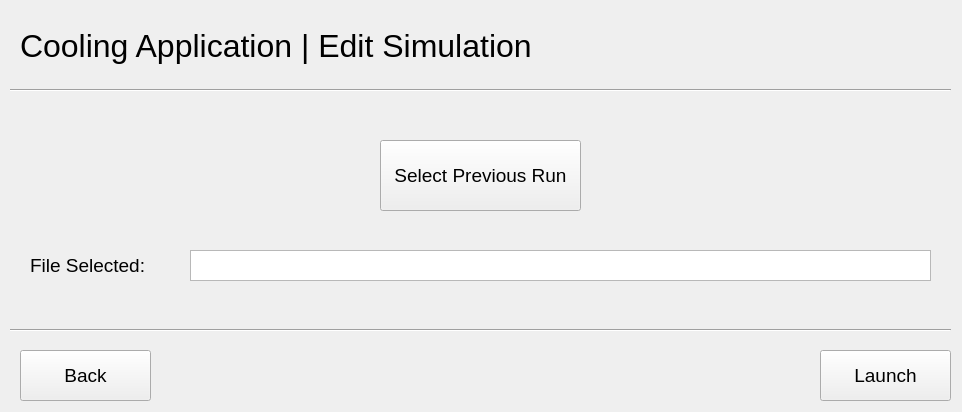
<?xml version="1.0" encoding="UTF-8"?>
<ui version="4.0">
 <class>Dialog</class>
 <widget class="QDialog" name="Dialog">
  <property name="geometry">
   <rect>
    <x>0</x>
    <y>0</y>
    <width>962</width>
    <height>412</height>
   </rect>
  </property>
  <property name="windowTitle">
   <string>Dialog</string>
  </property>
  <property name="autoFillBackground">
   <bool>false</bool>
  </property>
  <widget class="QStackedWidget" name="stackedWidget">
   <property name="geometry">
    <rect>
     <x>0</x>
     <y>0</y>
     <width>961</width>
     <height>411</height>
    </rect>
   </property>
   <property name="currentIndex">
    <number>3</number>
   </property>
   <widget class="QWidget" name="langing">
    <widget class="Line" name="line">
     <property name="geometry">
      <rect>
       <x>10</x>
       <y>80</y>
       <width>941</width>
       <height>21</height>
      </rect>
     </property>
     <property name="orientation">
      <enum>Qt::Horizontal</enum>
     </property>
    </widget>
    <widget class="QLabel" name="title_1">
     <property name="geometry">
      <rect>
       <x>20</x>
       <y>20</y>
       <width>921</width>
       <height>51</height>
      </rect>
     </property>
     <property name="font">
      <font>
       <pointsize>24</pointsize>
      </font>
     </property>
     <property name="text">
      <string>Cooling Application</string>
     </property>
    </widget>
    <widget class="QPushButton" name="NavEdit">
     <property name="geometry">
      <rect>
       <x>660</x>
       <y>200</y>
       <width>241</width>
       <height>101</height>
      </rect>
     </property>
     <property name="font">
      <font>
       <pointsize>14</pointsize>
      </font>
     </property>
     <property name="text">
      <string>Edit Previous Run</string>
     </property>
    </widget>
    <widget class="QPushButton" name="NavCopy">
     <property name="geometry">
      <rect>
       <x>360</x>
       <y>200</y>
       <width>241</width>
       <height>101</height>
      </rect>
     </property>
     <property name="font">
      <font>
       <pointsize>14</pointsize>
      </font>
     </property>
     <property name="text">
      <string>New Run From Copy</string>
     </property>
    </widget>
    <widget class="QPushButton" name="NavNew">
     <property name="geometry">
      <rect>
       <x>60</x>
       <y>200</y>
       <width>241</width>
       <height>101</height>
      </rect>
     </property>
     <property name="font">
      <font>
       <pointsize>14</pointsize>
      </font>
     </property>
     <property name="text">
      <string>Create New Run</string>
     </property>
    </widget>
   </widget>
   <widget class="QWidget" name="New_Sim">
    <widget class="QLabel" name="label_4">
     <property name="geometry">
      <rect>
       <x>30</x>
       <y>190</y>
       <width>151</width>
       <height>31</height>
      </rect>
     </property>
     <property name="font">
      <font>
       <pointsize>14</pointsize>
      </font>
     </property>
     <property name="text">
      <string>Enter File name:</string>
     </property>
    </widget>
    <widget class="QTextEdit" name="textEdit_New">
     <property name="enabled">
      <bool>true</bool>
     </property>
     <property name="geometry">
      <rect>
       <x>190</x>
       <y>190</y>
       <width>741</width>
       <height>31</height>
      </rect>
     </property>
     <property name="readOnly">
      <bool>false</bool>
     </property>
     <property name="placeholderText">
      <string/>
     </property>
    </widget>
    <widget class="QPushButton" name="LaunchNew">
     <property name="geometry">
      <rect>
       <x>820</x>
       <y>350</y>
       <width>131</width>
       <height>51</height>
      </rect>
     </property>
     <property name="font">
      <font>
       <pointsize>14</pointsize>
      </font>
     </property>
     <property name="text">
      <string>Launch</string>
     </property>
    </widget>
    <widget class="Line" name="line_2">
     <property name="geometry">
      <rect>
       <x>10</x>
       <y>80</y>
       <width>941</width>
       <height>21</height>
      </rect>
     </property>
     <property name="orientation">
      <enum>Qt::Horizontal</enum>
     </property>
    </widget>
    <widget class="QLabel" name="title_2">
     <property name="geometry">
      <rect>
       <x>20</x>
       <y>20</y>
       <width>921</width>
       <height>51</height>
      </rect>
     </property>
     <property name="font">
      <font>
       <pointsize>24</pointsize>
      </font>
     </property>
     <property name="text">
      <string>Cooling Application | New Simulation</string>
     </property>
    </widget>
    <widget class="Line" name="line_3">
     <property name="geometry">
      <rect>
       <x>10</x>
       <y>320</y>
       <width>941</width>
       <height>21</height>
      </rect>
     </property>
     <property name="orientation">
      <enum>Qt::Horizontal</enum>
     </property>
    </widget>
    <widget class="QPushButton" name="BackNew">
     <property name="geometry">
      <rect>
       <x>20</x>
       <y>350</y>
       <width>131</width>
       <height>51</height>
      </rect>
     </property>
     <property name="font">
      <font>
       <pointsize>14</pointsize>
      </font>
     </property>
     <property name="text">
      <string>Back</string>
     </property>
    </widget>
   </widget>
   <widget class="QWidget" name="Copy_Sim">
    <widget class="Line" name="line_10">
     <property name="geometry">
      <rect>
       <x>10</x>
       <y>80</y>
       <width>941</width>
       <height>21</height>
      </rect>
     </property>
     <property name="orientation">
      <enum>Qt::Horizontal</enum>
     </property>
    </widget>
    <widget class="QTextEdit" name="textEdit_Copy">
     <property name="geometry">
      <rect>
       <x>190</x>
       <y>250</y>
       <width>741</width>
       <height>31</height>
      </rect>
     </property>
     <property name="placeholderText">
      <string/>
     </property>
    </widget>
    <widget class="QPushButton" name="SelectFileCopy">
     <property name="geometry">
      <rect>
       <x>380</x>
       <y>140</y>
       <width>201</width>
       <height>71</height>
      </rect>
     </property>
     <property name="font">
      <font>
       <pointsize>14</pointsize>
      </font>
     </property>
     <property name="text">
      <string>Select Run to Copy</string>
     </property>
    </widget>
    <widget class="QLabel" name="label_18">
     <property name="geometry">
      <rect>
       <x>30</x>
       <y>250</y>
       <width>151</width>
       <height>31</height>
      </rect>
     </property>
     <property name="font">
      <font>
       <pointsize>14</pointsize>
      </font>
     </property>
     <property name="text">
      <string>Rename File:</string>
     </property>
    </widget>
    <widget class="QLabel" name="title_4">
     <property name="geometry">
      <rect>
       <x>20</x>
       <y>20</y>
       <width>921</width>
       <height>51</height>
      </rect>
     </property>
     <property name="font">
      <font>
       <pointsize>24</pointsize>
      </font>
     </property>
     <property name="text">
      <string>Cooling Application | New Simulation from Copy</string>
     </property>
    </widget>
    <widget class="QPushButton" name="BackCopy">
     <property name="geometry">
      <rect>
       <x>20</x>
       <y>350</y>
       <width>131</width>
       <height>51</height>
      </rect>
     </property>
     <property name="font">
      <font>
       <pointsize>14</pointsize>
      </font>
     </property>
     <property name="text">
      <string>Back</string>
     </property>
    </widget>
    <widget class="Line" name="line_4">
     <property name="geometry">
      <rect>
       <x>10</x>
       <y>320</y>
       <width>941</width>
       <height>21</height>
      </rect>
     </property>
     <property name="orientation">
      <enum>Qt::Horizontal</enum>
     </property>
    </widget>
    <widget class="QPushButton" name="LaunchCopy">
     <property name="geometry">
      <rect>
       <x>820</x>
       <y>350</y>
       <width>131</width>
       <height>51</height>
      </rect>
     </property>
     <property name="font">
      <font>
       <pointsize>14</pointsize>
      </font>
     </property>
     <property name="text">
      <string>Launch</string>
     </property>
    </widget>
   </widget>
   <widget class="QWidget" name="Edit_Sim">
    <widget class="Line" name="line_9">
     <property name="geometry">
      <rect>
       <x>10</x>
       <y>80</y>
       <width>941</width>
       <height>21</height>
      </rect>
     </property>
     <property name="orientation">
      <enum>Qt::Horizontal</enum>
     </property>
    </widget>
    <widget class="QTextEdit" name="textEdit_Edit">
     <property name="geometry">
      <rect>
       <x>190</x>
       <y>250</y>
       <width>741</width>
       <height>31</height>
      </rect>
     </property>
     <property name="readOnly">
      <bool>true</bool>
     </property>
     <property name="placeholderText">
      <string/>
     </property>
    </widget>
    <widget class="QLabel" name="title_3">
     <property name="geometry">
      <rect>
       <x>20</x>
       <y>20</y>
       <width>921</width>
       <height>51</height>
      </rect>
     </property>
     <property name="font">
      <font>
       <pointsize>24</pointsize>
      </font>
     </property>
     <property name="text">
      <string>Cooling Application | Edit Simulation</string>
     </property>
    </widget>
    <widget class="QLabel" name="label_17">
     <property name="geometry">
      <rect>
       <x>30</x>
       <y>250</y>
       <width>151</width>
       <height>31</height>
      </rect>
     </property>
     <property name="font">
      <font>
       <pointsize>14</pointsize>
      </font>
     </property>
     <property name="text">
      <string>File Selected:</string>
     </property>
    </widget>
    <widget class="QPushButton" name="SelectFileEdit">
     <property name="geometry">
      <rect>
       <x>380</x>
       <y>140</y>
       <width>201</width>
       <height>71</height>
      </rect>
     </property>
     <property name="font">
      <font>
       <pointsize>14</pointsize>
      </font>
     </property>
     <property name="text">
      <string>Select Previous Run</string>
     </property>
    </widget>
    <widget class="Line" name="line_5">
     <property name="geometry">
      <rect>
       <x>10</x>
       <y>320</y>
       <width>941</width>
       <height>21</height>
      </rect>
     </property>
     <property name="orientation">
      <enum>Qt::Horizontal</enum>
     </property>
    </widget>
    <widget class="QPushButton" name="BackEdit">
     <property name="geometry">
      <rect>
       <x>20</x>
       <y>350</y>
       <width>131</width>
       <height>51</height>
      </rect>
     </property>
     <property name="font">
      <font>
       <pointsize>14</pointsize>
      </font>
     </property>
     <property name="text">
      <string>Back</string>
     </property>
    </widget>
    <widget class="QPushButton" name="LaunchEdit">
     <property name="geometry">
      <rect>
       <x>820</x>
       <y>350</y>
       <width>131</width>
       <height>51</height>
      </rect>
     </property>
     <property name="font">
      <font>
       <pointsize>14</pointsize>
      </font>
     </property>
     <property name="text">
      <string>Launch</string>
     </property>
    </widget>
   </widget>
   <widget class="QWidget" name="Error_Handle">
    <widget class="QLabel" name="title_5">
     <property name="geometry">
      <rect>
       <x>20</x>
       <y>20</y>
       <width>921</width>
       <height>51</height>
      </rect>
     </property>
     <property name="font">
      <font>
       <pointsize>24</pointsize>
      </font>
     </property>
     <property name="text">
      <string>Cooling Application</string>
     </property>
    </widget>
    <widget class="Line" name="line_6">
     <property name="geometry">
      <rect>
       <x>10</x>
       <y>80</y>
       <width>941</width>
       <height>21</height>
      </rect>
     </property>
     <property name="orientation">
      <enum>Qt::Horizontal</enum>
     </property>
    </widget>
    <widget class="QLabel" name="textDisplayError">
     <property name="geometry">
      <rect>
       <x>20</x>
       <y>120</y>
       <width>921</width>
       <height>211</height>
      </rect>
     </property>
     <property name="text">
      <string>Error:</string>
     </property>
     <property name="alignment">
      <set>Qt::AlignCenter</set>
     </property>
     <property name="wordWrap">
      <bool>true</bool>
     </property>
    </widget>
    <widget class="QPushButton" name="ErrorReturn">
     <property name="geometry">
      <rect>
       <x>420</x>
       <y>350</y>
       <width>121</width>
       <height>41</height>
      </rect>
     </property>
     <property name="text">
      <string>OK</string>
     </property>
    </widget>
   </widget>
  </widget>
 </widget>
 <resources/>
 <connections/>
</ui>
